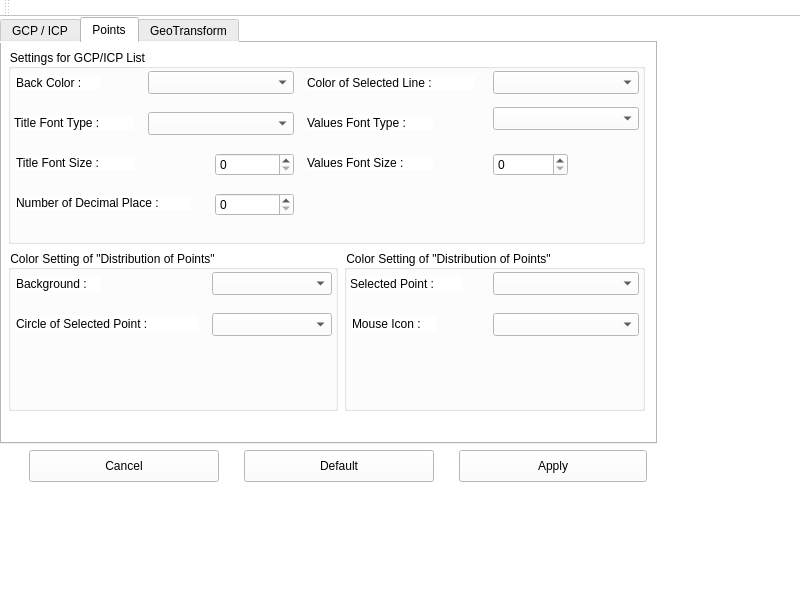
<?xml version="1.0" encoding="UTF-8"?>
<ui version="4.0">
 <class>MainWindow</class>
 <widget class="QMainWindow" name="MainWindow">
  <property name="geometry">
   <rect>
    <x>0</x>
    <y>0</y>
    <width>800</width>
    <height>600</height>
   </rect>
  </property>
  <property name="font">
   <font>
    <family>Consolas</family>
    <pointsize>8</pointsize>
    <weight>50</weight>
    <italic>false</italic>
    <bold>false</bold>
   </font>
  </property>
  <property name="windowTitle">
   <string>Visual Settings</string>
  </property>
  <property name="styleSheet">
   <string notr="true">color: rgb(0, 0, 0);
font: 8pt &quot;Consolas&quot;;
background-color: rgb(255, 255, 255);</string>
  </property>
  <widget class="QWidget" name="centralwidget">
   <widget class="QTabWidget" name="tabWidget">
    <property name="geometry">
     <rect>
      <x>0</x>
      <y>0</y>
      <width>657</width>
      <height>427</height>
     </rect>
    </property>
    <property name="currentIndex">
     <number>1</number>
    </property>
    <widget class="QWidget" name="tab">
     <attribute name="title">
      <string>GCP / ICP</string>
     </attribute>
     <widget class="QGroupBox" name="groupBox">
      <property name="geometry">
       <rect>
        <x>3</x>
        <y>6</y>
        <width>311</width>
        <height>365</height>
       </rect>
      </property>
      <property name="font">
       <font>
        <family>Consolas</family>
        <pointsize>8</pointsize>
        <weight>50</weight>
        <italic>false</italic>
        <bold>false</bold>
       </font>
      </property>
      <property name="title">
       <string>GCP</string>
      </property>
      <widget class="QLabel" name="label">
       <property name="geometry">
        <rect>
         <x>8</x>
         <y>61</y>
         <width>77</width>
         <height>15</height>
        </rect>
       </property>
       <property name="text">
        <string>Font Size</string>
       </property>
      </widget>
      <widget class="QLabel" name="label_2">
       <property name="geometry">
        <rect>
         <x>8</x>
         <y>101</y>
         <width>84</width>
         <height>15</height>
        </rect>
       </property>
       <property name="text">
        <string>Font Color</string>
       </property>
      </widget>
      <widget class="QLabel" name="label_3">
       <property name="geometry">
        <rect>
         <x>8</x>
         <y>141</y>
         <width>84</width>
         <height>15</height>
        </rect>
       </property>
       <property name="text">
        <string>Point Size</string>
       </property>
      </widget>
      <widget class="QLabel" name="label_4">
       <property name="geometry">
        <rect>
         <x>8</x>
         <y>181</y>
         <width>84</width>
         <height>15</height>
        </rect>
       </property>
       <property name="text">
        <string>Line Width</string>
       </property>
      </widget>
      <widget class="QLabel" name="label_5">
       <property name="geometry">
        <rect>
         <x>8</x>
         <y>221</y>
         <width>91</width>
         <height>15</height>
        </rect>
       </property>
       <property name="text">
        <string>Point Color</string>
       </property>
      </widget>
      <widget class="QLabel" name="label_6">
       <property name="geometry">
        <rect>
         <x>8</x>
         <y>21</y>
         <width>77</width>
         <height>15</height>
        </rect>
       </property>
       <property name="text">
        <string>Font Type</string>
       </property>
      </widget>
      <widget class="QComboBox" name="comboBox">
       <property name="geometry">
        <rect>
         <x>125</x>
         <y>218</y>
         <width>170</width>
         <height>23</height>
        </rect>
       </property>
      </widget>
      <widget class="QComboBox" name="comboBox_2">
       <property name="geometry">
        <rect>
         <x>125</x>
         <y>98</y>
         <width>170</width>
         <height>23</height>
        </rect>
       </property>
      </widget>
      <widget class="QComboBox" name="comboBox_3">
       <property name="geometry">
        <rect>
         <x>125</x>
         <y>18</y>
         <width>170</width>
         <height>23</height>
        </rect>
       </property>
      </widget>
      <widget class="QDoubleSpinBox" name="doubleSpinBox">
       <property name="geometry">
        <rect>
         <x>125</x>
         <y>59</y>
         <width>75</width>
         <height>23</height>
        </rect>
       </property>
      </widget>
      <widget class="QDoubleSpinBox" name="doubleSpinBox_2">
       <property name="geometry">
        <rect>
         <x>125</x>
         <y>139</y>
         <width>75</width>
         <height>23</height>
        </rect>
       </property>
      </widget>
      <widget class="QDoubleSpinBox" name="doubleSpinBox_3">
       <property name="geometry">
        <rect>
         <x>125</x>
         <y>179</y>
         <width>75</width>
         <height>23</height>
        </rect>
       </property>
      </widget>
      <widget class="QGroupBox" name="groupBox_2">
       <property name="geometry">
        <rect>
         <x>27</x>
         <y>260</y>
         <width>108</width>
         <height>80</height>
        </rect>
       </property>
       <property name="title">
        <string>Show GCP by</string>
       </property>
       <widget class="QLabel" name="label_7">
        <property name="geometry">
         <rect>
          <x>8</x>
          <y>20</y>
          <width>42</width>
          <height>15</height>
         </rect>
        </property>
        <property name="text">
         <string>Type</string>
        </property>
       </widget>
       <widget class="QLabel" name="label_8">
        <property name="geometry">
         <rect>
          <x>8</x>
          <y>50</y>
          <width>28</width>
          <height>15</height>
         </rect>
        </property>
        <property name="text">
         <string>ID</string>
        </property>
       </widget>
       <widget class="QCheckBox" name="checkBox">
        <property name="geometry">
         <rect>
          <x>67</x>
          <y>21</y>
          <width>15</width>
          <height>14</height>
         </rect>
        </property>
        <property name="text">
         <string>CheckBox</string>
        </property>
       </widget>
       <widget class="QCheckBox" name="checkBox_2">
        <property name="geometry">
         <rect>
          <x>67</x>
          <y>50</y>
          <width>15</width>
          <height>14</height>
         </rect>
        </property>
        <property name="text">
         <string>CheckBox</string>
        </property>
       </widget>
      </widget>
      <widget class="QGraphicsView" name="graphicsView">
       <property name="geometry">
        <rect>
         <x>152</x>
         <y>250</y>
         <width>129</width>
         <height>105</height>
        </rect>
       </property>
      </widget>
      <widget class="QGroupBox" name="groupBox_3">
       <property name="geometry">
        <rect>
         <x>0</x>
         <y>0</y>
         <width>311</width>
         <height>365</height>
        </rect>
       </property>
       <property name="font">
        <font>
         <family>Consolas</family>
         <pointsize>8</pointsize>
         <weight>50</weight>
         <italic>false</italic>
         <bold>false</bold>
        </font>
       </property>
       <property name="title">
        <string>GCP</string>
       </property>
       <widget class="QLabel" name="label_9">
        <property name="geometry">
         <rect>
          <x>8</x>
          <y>61</y>
          <width>77</width>
          <height>15</height>
         </rect>
        </property>
        <property name="text">
         <string>Font Size :</string>
        </property>
       </widget>
       <widget class="QLabel" name="label_10">
        <property name="geometry">
         <rect>
          <x>8</x>
          <y>101</y>
          <width>84</width>
          <height>15</height>
         </rect>
        </property>
        <property name="text">
         <string>Font Color :</string>
        </property>
       </widget>
       <widget class="QLabel" name="label_11">
        <property name="geometry">
         <rect>
          <x>8</x>
          <y>141</y>
          <width>84</width>
          <height>15</height>
         </rect>
        </property>
        <property name="text">
         <string>Point Size :</string>
        </property>
       </widget>
       <widget class="QLabel" name="label_12">
        <property name="geometry">
         <rect>
          <x>8</x>
          <y>181</y>
          <width>84</width>
          <height>15</height>
         </rect>
        </property>
        <property name="text">
         <string>Line Width :</string>
        </property>
       </widget>
       <widget class="QLabel" name="label_13">
        <property name="geometry">
         <rect>
          <x>8</x>
          <y>221</y>
          <width>91</width>
          <height>15</height>
         </rect>
        </property>
        <property name="text">
         <string>Point Color :</string>
        </property>
       </widget>
       <widget class="QLabel" name="label_14">
        <property name="geometry">
         <rect>
          <x>8</x>
          <y>21</y>
          <width>77</width>
          <height>15</height>
         </rect>
        </property>
        <property name="text">
         <string>Font Type :</string>
        </property>
       </widget>
       <widget class="QComboBox" name="comboBox_4">
        <property name="geometry">
         <rect>
          <x>125</x>
          <y>218</y>
          <width>170</width>
          <height>23</height>
         </rect>
        </property>
       </widget>
       <widget class="QComboBox" name="comboBox_5">
        <property name="geometry">
         <rect>
          <x>125</x>
          <y>98</y>
          <width>170</width>
          <height>23</height>
         </rect>
        </property>
       </widget>
       <widget class="QComboBox" name="comboBox_6">
        <property name="geometry">
         <rect>
          <x>125</x>
          <y>18</y>
          <width>170</width>
          <height>23</height>
         </rect>
        </property>
       </widget>
       <widget class="QDoubleSpinBox" name="doubleSpinBox_4">
        <property name="geometry">
         <rect>
          <x>125</x>
          <y>59</y>
          <width>75</width>
          <height>23</height>
         </rect>
        </property>
       </widget>
       <widget class="QDoubleSpinBox" name="doubleSpinBox_5">
        <property name="geometry">
         <rect>
          <x>125</x>
          <y>139</y>
          <width>75</width>
          <height>23</height>
         </rect>
        </property>
       </widget>
       <widget class="QDoubleSpinBox" name="doubleSpinBox_6">
        <property name="geometry">
         <rect>
          <x>125</x>
          <y>179</y>
          <width>75</width>
          <height>23</height>
         </rect>
        </property>
       </widget>
       <widget class="QGroupBox" name="groupBox_4">
        <property name="geometry">
         <rect>
          <x>27</x>
          <y>260</y>
          <width>108</width>
          <height>80</height>
         </rect>
        </property>
        <property name="title">
         <string>Show GCP by</string>
        </property>
        <widget class="QLabel" name="label_15">
         <property name="geometry">
          <rect>
           <x>8</x>
           <y>20</y>
           <width>42</width>
           <height>15</height>
          </rect>
         </property>
         <property name="text">
          <string>Type :</string>
         </property>
        </widget>
        <widget class="QLabel" name="label_16">
         <property name="geometry">
          <rect>
           <x>8</x>
           <y>50</y>
           <width>28</width>
           <height>15</height>
          </rect>
         </property>
         <property name="text">
          <string>ID :</string>
         </property>
        </widget>
        <widget class="QCheckBox" name="checkBox_3">
         <property name="geometry">
          <rect>
           <x>67</x>
           <y>21</y>
           <width>15</width>
           <height>14</height>
          </rect>
         </property>
         <property name="text">
          <string>CheckBox</string>
         </property>
        </widget>
        <widget class="QCheckBox" name="checkBox_4">
         <property name="geometry">
          <rect>
           <x>67</x>
           <y>50</y>
           <width>15</width>
           <height>14</height>
          </rect>
         </property>
         <property name="text">
          <string>CheckBox</string>
         </property>
        </widget>
       </widget>
       <widget class="QGraphicsView" name="graphicsView_2">
        <property name="geometry">
         <rect>
          <x>152</x>
          <y>250</y>
          <width>129</width>
          <height>105</height>
         </rect>
        </property>
       </widget>
      </widget>
     </widget>
     <widget class="QGroupBox" name="groupBox_5">
      <property name="geometry">
       <rect>
        <x>318</x>
        <y>6</y>
        <width>321</width>
        <height>365</height>
       </rect>
      </property>
      <property name="font">
       <font>
        <family>Consolas</family>
        <pointsize>8</pointsize>
        <weight>50</weight>
        <italic>false</italic>
        <bold>false</bold>
       </font>
      </property>
      <property name="title">
       <string>ICP</string>
      </property>
      <widget class="QLabel" name="label_17">
       <property name="geometry">
        <rect>
         <x>8</x>
         <y>61</y>
         <width>77</width>
         <height>15</height>
        </rect>
       </property>
       <property name="text">
        <string>Font Size :</string>
       </property>
      </widget>
      <widget class="QLabel" name="label_18">
       <property name="geometry">
        <rect>
         <x>8</x>
         <y>101</y>
         <width>84</width>
         <height>15</height>
        </rect>
       </property>
       <property name="text">
        <string>Font Color :</string>
       </property>
      </widget>
      <widget class="QLabel" name="label_19">
       <property name="geometry">
        <rect>
         <x>8</x>
         <y>141</y>
         <width>84</width>
         <height>15</height>
        </rect>
       </property>
       <property name="text">
        <string>Point Size :</string>
       </property>
      </widget>
      <widget class="QLabel" name="label_20">
       <property name="geometry">
        <rect>
         <x>8</x>
         <y>181</y>
         <width>84</width>
         <height>15</height>
        </rect>
       </property>
       <property name="text">
        <string>Line Width :</string>
       </property>
      </widget>
      <widget class="QLabel" name="label_21">
       <property name="geometry">
        <rect>
         <x>8</x>
         <y>221</y>
         <width>91</width>
         <height>15</height>
        </rect>
       </property>
       <property name="text">
        <string>Point Color :</string>
       </property>
      </widget>
      <widget class="QLabel" name="label_22">
       <property name="geometry">
        <rect>
         <x>8</x>
         <y>21</y>
         <width>77</width>
         <height>15</height>
        </rect>
       </property>
       <property name="text">
        <string>Font Type :</string>
       </property>
      </widget>
      <widget class="QComboBox" name="comboBox_7">
       <property name="geometry">
        <rect>
         <x>125</x>
         <y>218</y>
         <width>170</width>
         <height>23</height>
        </rect>
       </property>
      </widget>
      <widget class="QComboBox" name="comboBox_8">
       <property name="geometry">
        <rect>
         <x>125</x>
         <y>98</y>
         <width>170</width>
         <height>23</height>
        </rect>
       </property>
      </widget>
      <widget class="QComboBox" name="comboBox_9">
       <property name="geometry">
        <rect>
         <x>125</x>
         <y>18</y>
         <width>170</width>
         <height>23</height>
        </rect>
       </property>
      </widget>
      <widget class="QDoubleSpinBox" name="doubleSpinBox_7">
       <property name="geometry">
        <rect>
         <x>125</x>
         <y>59</y>
         <width>75</width>
         <height>23</height>
        </rect>
       </property>
      </widget>
      <widget class="QDoubleSpinBox" name="doubleSpinBox_8">
       <property name="geometry">
        <rect>
         <x>125</x>
         <y>139</y>
         <width>75</width>
         <height>23</height>
        </rect>
       </property>
      </widget>
      <widget class="QDoubleSpinBox" name="doubleSpinBox_9">
       <property name="geometry">
        <rect>
         <x>125</x>
         <y>179</y>
         <width>75</width>
         <height>23</height>
        </rect>
       </property>
      </widget>
      <widget class="QGroupBox" name="groupBox_6">
       <property name="geometry">
        <rect>
         <x>27</x>
         <y>260</y>
         <width>108</width>
         <height>80</height>
        </rect>
       </property>
       <property name="title">
        <string>Show ICP by</string>
       </property>
       <widget class="QLabel" name="label_23">
        <property name="geometry">
         <rect>
          <x>8</x>
          <y>20</y>
          <width>42</width>
          <height>15</height>
         </rect>
        </property>
        <property name="text">
         <string>Type :</string>
        </property>
       </widget>
       <widget class="QLabel" name="label_24">
        <property name="geometry">
         <rect>
          <x>8</x>
          <y>50</y>
          <width>28</width>
          <height>15</height>
         </rect>
        </property>
        <property name="text">
         <string>ID :</string>
        </property>
       </widget>
       <widget class="QCheckBox" name="checkBox_5">
        <property name="geometry">
         <rect>
          <x>67</x>
          <y>21</y>
          <width>15</width>
          <height>14</height>
         </rect>
        </property>
        <property name="text">
         <string>CheckBox</string>
        </property>
       </widget>
       <widget class="QCheckBox" name="checkBox_6">
        <property name="geometry">
         <rect>
          <x>67</x>
          <y>50</y>
          <width>15</width>
          <height>14</height>
         </rect>
        </property>
        <property name="text">
         <string>CheckBox</string>
        </property>
       </widget>
      </widget>
      <widget class="QGraphicsView" name="graphicsView_3">
       <property name="geometry">
        <rect>
         <x>152</x>
         <y>250</y>
         <width>129</width>
         <height>105</height>
        </rect>
       </property>
      </widget>
     </widget>
    </widget>
    <widget class="QWidget" name="tab_2">
     <attribute name="title">
      <string>Points</string>
     </attribute>
     <widget class="QGroupBox" name="groupBox_7">
      <property name="geometry">
       <rect>
        <x>6</x>
        <y>6</y>
        <width>637</width>
        <height>195</height>
       </rect>
      </property>
      <property name="title">
       <string>Settings for GCP/ICP List</string>
      </property>
      <widget class="QLabel" name="label_25">
       <property name="geometry">
        <rect>
         <x>8</x>
         <y>26</y>
         <width>84</width>
         <height>15</height>
        </rect>
       </property>
       <property name="text">
        <string>Back Color :</string>
       </property>
      </widget>
      <widget class="QLabel" name="label_26">
       <property name="geometry">
        <rect>
         <x>6</x>
         <y>66</y>
         <width>119</width>
         <height>15</height>
        </rect>
       </property>
       <property name="text">
        <string>Title Font Type :</string>
       </property>
      </widget>
      <widget class="QLabel" name="label_27">
       <property name="geometry">
        <rect>
         <x>8</x>
         <y>106</y>
         <width>119</width>
         <height>15</height>
        </rect>
       </property>
       <property name="text">
        <string>Title Font Size :</string>
       </property>
      </widget>
      <widget class="QLabel" name="label_28">
       <property name="geometry">
        <rect>
         <x>299</x>
         <y>26</y>
         <width>168</width>
         <height>15</height>
        </rect>
       </property>
       <property name="text">
        <string>Color of Selected Line :</string>
       </property>
      </widget>
      <widget class="QLabel" name="label_29">
       <property name="geometry">
        <rect>
         <x>299</x>
         <y>66</y>
         <width>126</width>
         <height>15</height>
        </rect>
       </property>
       <property name="text">
        <string>Values Font Type :</string>
       </property>
      </widget>
      <widget class="QLabel" name="label_30">
       <property name="geometry">
        <rect>
         <x>299</x>
         <y>106</y>
         <width>126</width>
         <height>15</height>
        </rect>
       </property>
       <property name="text">
        <string>Values Font Size :</string>
       </property>
      </widget>
      <widget class="QLabel" name="label_31">
       <property name="geometry">
        <rect>
         <x>8</x>
         <y>146</y>
         <width>175</width>
         <height>15</height>
        </rect>
       </property>
       <property name="text">
        <string>Number of Decimal Place :</string>
       </property>
      </widget>
      <widget class="QComboBox" name="comboBox_10">
       <property name="geometry">
        <rect>
         <x>140</x>
         <y>22</y>
         <width>146</width>
         <height>23</height>
        </rect>
       </property>
      </widget>
      <widget class="QComboBox" name="comboBox_11">
       <property name="geometry">
        <rect>
         <x>140</x>
         <y>63</y>
         <width>146</width>
         <height>23</height>
        </rect>
       </property>
      </widget>
      <widget class="QComboBox" name="comboBox_12">
       <property name="geometry">
        <rect>
         <x>485</x>
         <y>22</y>
         <width>146</width>
         <height>23</height>
        </rect>
       </property>
      </widget>
      <widget class="QComboBox" name="comboBox_13">
       <property name="geometry">
        <rect>
         <x>485</x>
         <y>58</y>
         <width>146</width>
         <height>23</height>
        </rect>
       </property>
      </widget>
      <widget class="QSpinBox" name="spinBox">
       <property name="geometry">
        <rect>
         <x>207</x>
         <y>104</y>
         <width>79</width>
         <height>23</height>
        </rect>
       </property>
      </widget>
      <widget class="QSpinBox" name="spinBox_2">
       <property name="geometry">
        <rect>
         <x>207</x>
         <y>144</y>
         <width>79</width>
         <height>23</height>
        </rect>
       </property>
      </widget>
      <widget class="QSpinBox" name="spinBox_3">
       <property name="geometry">
        <rect>
         <x>485</x>
         <y>104</y>
         <width>75</width>
         <height>23</height>
        </rect>
       </property>
      </widget>
     </widget>
     <widget class="QGroupBox" name="groupBox_10">
      <property name="geometry">
       <rect>
        <x>6</x>
        <y>207</y>
        <width>330</width>
        <height>161</height>
       </rect>
      </property>
      <property name="title">
       <string>Color Setting of &quot;Distribution of Points&quot;</string>
      </property>
      <widget class="QComboBox" name="comboBox_14">
       <property name="geometry">
        <rect>
         <x>204</x>
         <y>22</y>
         <width>120</width>
         <height>23</height>
        </rect>
       </property>
      </widget>
      <widget class="QComboBox" name="comboBox_15">
       <property name="geometry">
        <rect>
         <x>204</x>
         <y>63</y>
         <width>120</width>
         <height>23</height>
        </rect>
       </property>
      </widget>
      <widget class="QLabel" name="label_32">
       <property name="geometry">
        <rect>
         <x>8</x>
         <y>26</y>
         <width>84</width>
         <height>15</height>
        </rect>
       </property>
       <property name="text">
        <string>Background :</string>
       </property>
      </widget>
      <widget class="QLabel" name="label_33">
       <property name="geometry">
        <rect>
         <x>8</x>
         <y>66</y>
         <width>182</width>
         <height>15</height>
        </rect>
       </property>
       <property name="text">
        <string>Circle of Selected Point :</string>
       </property>
      </widget>
     </widget>
     <widget class="QGroupBox" name="groupBox_11">
      <property name="geometry">
       <rect>
        <x>342</x>
        <y>207</y>
        <width>301</width>
        <height>161</height>
       </rect>
      </property>
      <property name="title">
       <string>Color Setting of &quot;Distribution of Points&quot;</string>
      </property>
      <widget class="QComboBox" name="comboBox_18">
       <property name="geometry">
        <rect>
         <x>149</x>
         <y>22</y>
         <width>146</width>
         <height>23</height>
        </rect>
       </property>
      </widget>
      <widget class="QComboBox" name="comboBox_19">
       <property name="geometry">
        <rect>
         <x>149</x>
         <y>63</y>
         <width>146</width>
         <height>23</height>
        </rect>
       </property>
      </widget>
      <widget class="QLabel" name="label_36">
       <property name="geometry">
        <rect>
         <x>6</x>
         <y>26</y>
         <width>112</width>
         <height>15</height>
        </rect>
       </property>
       <property name="text">
        <string>Selected Point :</string>
       </property>
      </widget>
      <widget class="QLabel" name="label_37">
       <property name="geometry">
        <rect>
         <x>8</x>
         <y>66</y>
         <width>84</width>
         <height>15</height>
        </rect>
       </property>
       <property name="text">
        <string>Mouse Icon :</string>
       </property>
      </widget>
     </widget>
    </widget>
    <widget class="QWidget" name="tab_3">
     <attribute name="title">
      <string>GeoTransform</string>
     </attribute>
     <widget class="QGroupBox" name="groupBox_8">
      <property name="geometry">
       <rect>
        <x>6</x>
        <y>6</y>
        <width>318</width>
        <height>156</height>
       </rect>
      </property>
      <property name="title">
       <string>Vector of Points</string>
      </property>
      <widget class="QLabel" name="label_34">
       <property name="geometry">
        <rect>
         <x>8</x>
         <y>26</y>
         <width>84</width>
         <height>15</height>
        </rect>
       </property>
       <property name="text">
        <string>Background :</string>
       </property>
      </widget>
      <widget class="QLabel" name="label_35">
       <property name="geometry">
        <rect>
         <x>8</x>
         <y>66</y>
         <width>56</width>
         <height>15</height>
        </rect>
       </property>
       <property name="text">
        <string>Canvas :</string>
       </property>
      </widget>
      <widget class="QLabel" name="label_38">
       <property name="geometry">
        <rect>
         <x>8</x>
         <y>106</y>
         <width>49</width>
         <height>15</height>
        </rect>
       </property>
       <property name="text">
        <string>Color :</string>
       </property>
      </widget>
      <widget class="QComboBox" name="comboBox_16">
       <property name="geometry">
        <rect>
         <x>102</x>
         <y>21</y>
         <width>210</width>
         <height>23</height>
        </rect>
       </property>
      </widget>
      <widget class="QComboBox" name="comboBox_17">
       <property name="geometry">
        <rect>
         <x>102</x>
         <y>61</y>
         <width>210</width>
         <height>23</height>
        </rect>
       </property>
      </widget>
      <widget class="QComboBox" name="comboBox_20">
       <property name="geometry">
        <rect>
         <x>102</x>
         <y>101</y>
         <width>210</width>
         <height>23</height>
        </rect>
       </property>
      </widget>
     </widget>
     <widget class="QGroupBox" name="groupBox_9">
      <property name="geometry">
       <rect>
        <x>6</x>
        <y>179</y>
        <width>637</width>
        <height>195</height>
       </rect>
      </property>
      <property name="title">
       <string>Setting for GCP/ICP List</string>
      </property>
      <widget class="QLabel" name="label_42">
       <property name="geometry">
        <rect>
         <x>8</x>
         <y>26</y>
         <width>84</width>
         <height>15</height>
        </rect>
       </property>
       <property name="text">
        <string>Back Color :</string>
       </property>
      </widget>
      <widget class="QLabel" name="label_43">
       <property name="geometry">
        <rect>
         <x>6</x>
         <y>66</y>
         <width>119</width>
         <height>15</height>
        </rect>
       </property>
       <property name="text">
        <string>Title Font Type :</string>
       </property>
      </widget>
      <widget class="QLabel" name="label_44">
       <property name="geometry">
        <rect>
         <x>6</x>
         <y>106</y>
         <width>126</width>
         <height>15</height>
        </rect>
       </property>
       <property name="text">
        <string>Values Font Type :</string>
       </property>
      </widget>
      <widget class="QLabel" name="label_45">
       <property name="geometry">
        <rect>
         <x>330</x>
         <y>26</y>
         <width>119</width>
         <height>15</height>
        </rect>
       </property>
       <property name="text">
        <string>Title Font Size :</string>
       </property>
      </widget>
      <widget class="QLabel" name="label_46">
       <property name="geometry">
        <rect>
         <x>330</x>
         <y>66</y>
         <width>126</width>
         <height>15</height>
        </rect>
       </property>
       <property name="text">
        <string>Values Font Size :</string>
       </property>
      </widget>
      <widget class="QLabel" name="label_47">
       <property name="geometry">
        <rect>
         <x>330</x>
         <y>106</y>
         <width>175</width>
         <height>15</height>
        </rect>
       </property>
       <property name="text">
        <string>Number of Decimal Place :</string>
       </property>
      </widget>
      <widget class="QSpinBox" name="spinBox_4">
       <property name="geometry">
        <rect>
         <x>544</x>
         <y>22</y>
         <width>79</width>
         <height>23</height>
        </rect>
       </property>
      </widget>
      <widget class="QSpinBox" name="spinBox_5">
       <property name="geometry">
        <rect>
         <x>544</x>
         <y>64</y>
         <width>79</width>
         <height>23</height>
        </rect>
       </property>
      </widget>
      <widget class="QSpinBox" name="spinBox_6">
       <property name="geometry">
        <rect>
         <x>544</x>
         <y>102</y>
         <width>79</width>
         <height>23</height>
        </rect>
       </property>
      </widget>
      <widget class="QComboBox" name="comboBox_24">
       <property name="geometry">
        <rect>
         <x>140</x>
         <y>22</y>
         <width>172</width>
         <height>23</height>
        </rect>
       </property>
      </widget>
      <widget class="QComboBox" name="comboBox_25">
       <property name="geometry">
        <rect>
         <x>140</x>
         <y>62</y>
         <width>172</width>
         <height>23</height>
        </rect>
       </property>
      </widget>
      <widget class="QComboBox" name="comboBox_26">
       <property name="geometry">
        <rect>
         <x>140</x>
         <y>102</y>
         <width>172</width>
         <height>23</height>
        </rect>
       </property>
      </widget>
     </widget>
     <widget class="QGroupBox" name="groupBox_12">
      <property name="geometry">
       <rect>
        <x>328</x>
        <y>6</y>
        <width>315</width>
        <height>156</height>
       </rect>
      </property>
      <property name="title">
       <string>Wind Rose</string>
      </property>
      <widget class="QLabel" name="label_39">
       <property name="geometry">
        <rect>
         <x>8</x>
         <y>26</y>
         <width>84</width>
         <height>15</height>
        </rect>
       </property>
       <property name="text">
        <string>Background :</string>
       </property>
      </widget>
      <widget class="QLabel" name="label_40">
       <property name="geometry">
        <rect>
         <x>8</x>
         <y>66</y>
         <width>56</width>
         <height>15</height>
        </rect>
       </property>
       <property name="text">
        <string>Canvas :</string>
       </property>
      </widget>
      <widget class="QLabel" name="label_41">
       <property name="geometry">
        <rect>
         <x>8</x>
         <y>106</y>
         <width>49</width>
         <height>15</height>
        </rect>
       </property>
       <property name="text">
        <string>Color :</string>
       </property>
      </widget>
      <widget class="QComboBox" name="comboBox_21">
       <property name="geometry">
        <rect>
         <x>102</x>
         <y>21</y>
         <width>210</width>
         <height>23</height>
        </rect>
       </property>
      </widget>
      <widget class="QComboBox" name="comboBox_22">
       <property name="geometry">
        <rect>
         <x>102</x>
         <y>61</y>
         <width>210</width>
         <height>23</height>
        </rect>
       </property>
      </widget>
      <widget class="QComboBox" name="comboBox_23">
       <property name="geometry">
        <rect>
         <x>102</x>
         <y>101</y>
         <width>210</width>
         <height>23</height>
        </rect>
       </property>
      </widget>
     </widget>
    </widget>
   </widget>
   <widget class="QPushButton" name="pushButton">
    <property name="geometry">
     <rect>
      <x>29</x>
      <y>433</y>
      <width>190</width>
      <height>32</height>
     </rect>
    </property>
    <property name="text">
     <string>Cancel</string>
    </property>
   </widget>
   <widget class="QPushButton" name="pushButton_2">
    <property name="geometry">
     <rect>
      <x>244</x>
      <y>433</y>
      <width>190</width>
      <height>32</height>
     </rect>
    </property>
    <property name="text">
     <string>Default</string>
    </property>
   </widget>
   <widget class="QPushButton" name="pushButton_3">
    <property name="geometry">
     <rect>
      <x>459</x>
      <y>433</y>
      <width>188</width>
      <height>32</height>
     </rect>
    </property>
    <property name="text">
     <string>Apply</string>
    </property>
   </widget>
  </widget>
  <widget class="QMenuBar" name="menubar">
   <property name="geometry">
    <rect>
     <x>0</x>
     <y>0</y>
     <width>800</width>
     <height>18</height>
    </rect>
   </property>
  </widget>
  <widget class="QStatusBar" name="statusbar"/>
  <widget class="QToolBar" name="toolBar">
   <property name="windowTitle">
    <string>toolBar</string>
   </property>
   <attribute name="toolBarArea">
    <enum>TopToolBarArea</enum>
   </attribute>
   <attribute name="toolBarBreak">
    <bool>false</bool>
   </attribute>
  </widget>
 </widget>
 <resources/>
 <connections/>
</ui>
